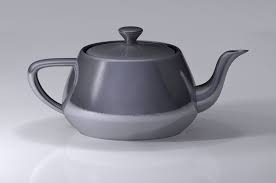
#> input picture teacup.jpg, 276 x 183 px
$ python week_1_examples.py
#> lines starting #> are read from the running program, lines starting #| are printed output that depends on the picture
import PIL
from PIL import Image


def print_help():
    print(help(PIL))


def open_teacup_45():
    im = Image.open("teacup.jpg")
    im.rotate(45).show()


def resize_image_and_save_new_image_with_new_name():
    im = Image.open("teacup.jpg")
    new_im = im.resize((640, 480))
    new_im.save("example_resized.jpg")


def rotate_resize_and_save():
    im = Image.open("teacup.jpg")
#> im is the input picture: PIL image 276x183 RGB; mean R, G, B 156.4, 156.3, 165.7
    im.rotate(180).resize((640, 480)).save("flipped_and_resized.jpg")
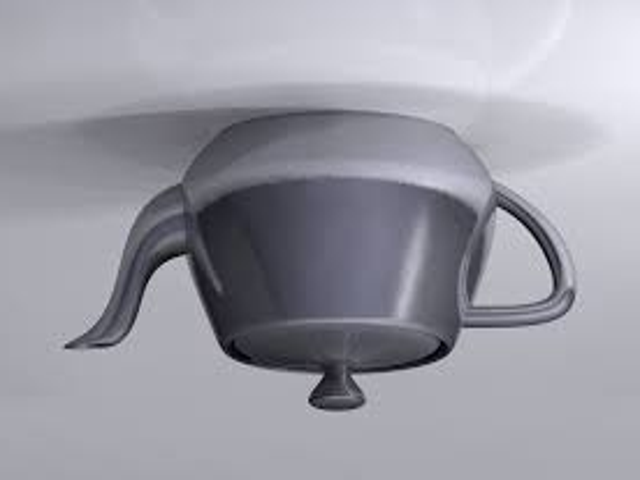
#> saved as flipped_and_resized.jpg: PIL image 640x480 RGB; mean R, G, B 156.4, 156.3, 165.7


if __name__ == '__main__':
    rotate_resize_and_save()
